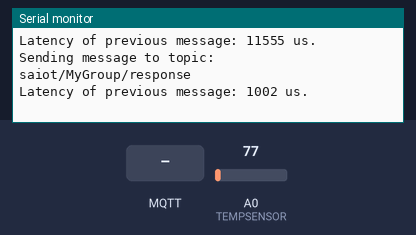
Bench run of a sketch on a simulated Arduino MKR. Shown: the last lines printed to the serial monitor. The inputs (shaded band) are chosen by the test bench; at power-on: A0 (TEMPSENSOR) = 77. WiFi joins after 1.5 s; servers stay silent unless stated; no MQTT or app messages arrive unless stated.

Above: at 12.7 s.
12.8 s: MQTT message "1" arrives on the first subscribed topic
At 14.4 s:
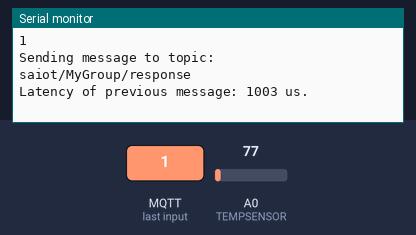
15.0 s: MQTT message "on" arrives on the first subscribed topic
17.0 s: MQTT message "off" arrives on the first subscribed topic
At 17.9 s:
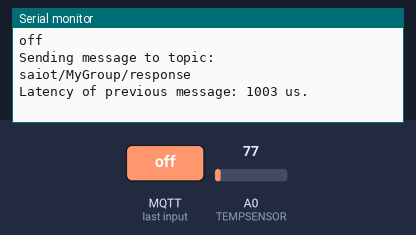
Timing chart, 0 to 20.0 s (numbered marks = the images above; inputs shaded):
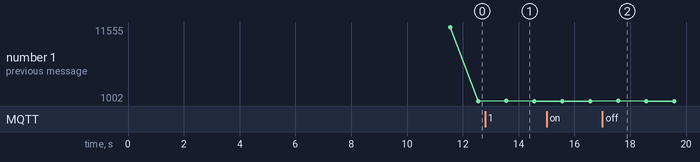

The sketch:

mqtt_unsecure.ino
```cpp
// (licence header left out)
//Open the serial monitor from Tools->Serial Monitor

// WiFiNINA - Version: Latest
#include <WiFiNINA.h>

// ArduinoMqttClient - Version: Latest
#include <ArduinoMqttClient.h>
#include "arduino_secrets.h" // you need to create this header file (open a new tab) containing:
//#define SECRET_SSID "BUFFALO2"
//#define SECRET_PASS "pleaseletmein"

#define TEMPSENSOR A0 //analog input pin

///////please enter your sensitive data in a filearduino_secrets.h (open a new tab)
char ssid[] = SECRET_SSID;        // your network SSID (name)
char pass[] = SECRET_PASS;    // your network password (use for WPA, or use as key for WEP)
String group = "MyGroup";   // UPDATE THIS with an unique name for your group
int status = WL_IDLE_STATUS;

WiFiClient wifiClient;
MqttClient mqttClient(wifiClient);

const char broker[] = "broker.hivemq.com";
int        port     = 1883;
String responseTopic  = "saiot/" + group + "/response";
String commandTopic = "saiot/" + group + "/command";

// Time related functions
const unsigned long interval = 1000;
unsigned long previousMillis = 0;
unsigned long previousMessageTime = 0;

void setup() {
  // Initialize serial and wait for port to open
  Serial.begin(9600);

  // Check for WiFi module
  if (WiFi.status() == WL_NO_MODULE) {
    Serial.println("Communication with WiFi module failed.");
    exit(0);
  }

  String fv = WiFi.firmwareVersion();
  if (fv < "1.0.0") {
    Serial.println("Please upgrade the firmware.");
  }

  // attempt to connect to WiFi
  while (status != WL_CONNECTED) {
    Serial.print("Attempting to connect to WPA SSID:");
    Serial.println(ssid);
    // Connect to WPA/WPA2 network
    status = WiFi.begin(ssid, pass);

    // wait for 10 seconds for connection
    delay(10000);
  }

  // You're connected now. So print out the data
  Serial.print("You're connected to the network");
  printCurrentNet();
  printWifiData();

  Serial.print("Attempting to connect to the MQTT broker: ");
  Serial.println(broker);

  if(!mqttClient.connect(broker, port)) {
    Serial.print("MQTT connection failed! Error code = ");
    Serial.println(mqttClient.connectError());

    exit(0);
  }

  // set the message receive callback
  mqttClient.onMessage(onMqttMessage);

  Serial.print("Subscribing to topic: ");
  Serial.println(commandTopic);
  Serial.println();

  // subscribe to a topic
  // the second paramter set's the QoS of the subscription,
  // the the library supports subscribing at QoS 0, 1, or 2
  int subscribeQos = 1;

  mqttClient.subscribe(commandTopic, subscribeQos);

  Serial.println("You're connected to MQTT broker!");
}

void loop() {
    // Call poll() regularly to allow the library to send MQTT keep alives which
    // avoids being disconnected by the broker
    mqttClient.poll();

    // Instead of having delays, which could affect polling, we do this
    unsigned long currentMillis = millis();

    if (currentMillis - previousMillis >= interval) {
        // save the last time a message was sent


        Serial.print("Sending message to topic: ");
        Serial.println(responseTopic);
        Serial.print("Latency of previous message: ");
        Serial.print(currentMillis - previousMillis);
        Serial.print(" us.");

        float temperature = getTemp();
        mqttClient.beginMessage(responseTopic);
        mqttClient.print(temperature);
        mqttClient.print(" deg. C");
        mqttClient.endMessage();
        previousMillis = currentMillis;

        Serial.println();
    }
}

void printWifiData() {
  // print your board's IP address
  IPAddress ip = WiFi.localIP();
  Serial.print("IP Address: ");
  Serial.println(ip);
  Serial.println(ip);

  // Print your MAC address
  byte mac[6];
  WiFi.macAddress(mac);
  Serial.print("MAC address: ");
  printMacAddress(mac);
}

void printCurrentNet() {
  // print the SSID of the network you're attached to:
  Serial.print("SSID:");
  Serial.println(WiFi.SSID());

  // print the mac address of the router you're attached to
  byte bssid[6];
  WiFi.BSSID(bssid);
  Serial.print("BSSID: ");
  printMacAddress(bssid);

  // print the received signal strength:
  long rssi = WiFi.RSSI();
  Serial.print("signal strength (RSSI):");
  Serial.println(rssi);

  // print the encryption type:
  byte encryption = WiFi.encryptionType();
  Serial.print("Encryption Type:");
  Serial.println(encryption, HEX);
  Serial.println();
}

void printMacAddress(byte mac[]) {
  for (int i = 5; i >= 0; i--) {
    if (mac[i] < 16) {
      Serial.print("0");
    }
    Serial.print(mac[i], HEX);
    if (i > 0) {
      Serial.print(":");
    }
  }
  Serial.println();
}

float getTemp() {
    float voltage_at_0 = 0.5;        // From MCP9700 datasheet. Voltage at 0 C.
    float temp_coefficient = 0.01;   // From MCP9700 datasheet. 10mv/1 C
    float ambient_temperature = 0.0; // Store the ambient temperature reading
    float temperature = 0.0;         // Store the final reading
    float ten_sample_sum = 0.0;      // Store sum of 10 samples

    // take 10 samples from MCP9700
    for(int sample = 0; sample < 10; sample++) {
        // Read ambient temperature and convert to voltage
        ambient_temperature = (float) analogRead(TEMPSENSOR) * 3.3 / 1024.0;
        temperature = (ambient_temperature - voltage_at_0)/temp_coefficient;

        // Sample every 0.1 seconds
        delay(100);

        ten_sample_sum += temperature;
    }

    // Get the average and return;
    return (ten_sample_sum / 10.0);
}

void onMqttMessage(int messageSize) {
  // we received a message, print out the topic and contents
  Serial.print("Received a message with topic '");
  Serial.print(mqttClient.messageTopic());
  Serial.print("', duplicate = ");
  Serial.print(mqttClient.messageDup() ? "true" : "false");
  Serial.print(", QoS = ");
  Serial.print(mqttClient.messageQoS());
  Serial.print(", retained = ");
  Serial.print(mqttClient.messageRetain() ? "true" : "false");
  Serial.print("', length ");
  Serial.print(messageSize);
  Serial.println(" bytes:");

  // use the Stream interface to print the contents
  while (mqttClient.available()) {
    Serial.print((char)mqttClient.read());
  }
  Serial.println();
  Serial.println();
}
```

arduino_secrets.h
```cpp
#define SECRET_SSID "BUFFALO2"
#define SECRET_PASS "pleaseletmein"
```

Measured:
- after the input at 12.8 s, the serial monitor: prints a new line after 0.76 s (image 1)
- after the input at 17.0 s, the serial monitor: prints a new line after 0.57 s (image 2)
